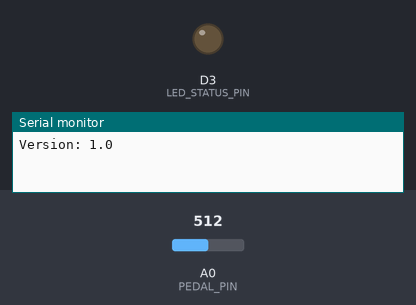
A sketch run on a simulated nRF52 board. Shown: output pins drawn as LEDs (lit = HIGH), the last lines printed to the serial monitor. The inputs (shaded band) are chosen by the test bench; at power-on: A0 (PEDAL_PIN) = 512. A phone connects over Bluetooth LE 3 s after start.

Above: at 1.5 s.
At 6.12 s:
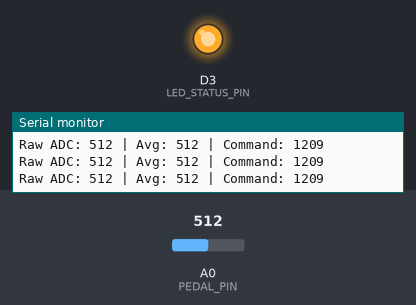
Timing chart, 0 to 7.0 s (numbered marks = the images above):
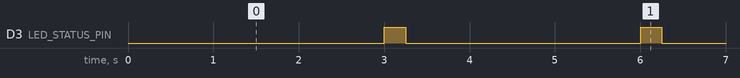

Measured:
- by itself, D3 (LED_STATUS_PIN): alternates HIGH for 0.25 s and LOW for 2.8 s

The sketch:

BLE_Pedal_V1.ino
```cpp
// === BLE_CONTROLLER_PEDAL.ino ===
// Controller Side - Feather nRF52840
// Sends direction/speed commands over BLE to receiver based on pedal input
// Features: moving average filter, BLE UART, BLE config (deadband, scale, calibration), low power mode, nonlinear scaling response, serial debugging output
//0.3 for a super-flat center   0.6 for a snappier feel   1.0 for linear
//1000 = 1.0 (linear) 500 = 0.5 (smoother curve)  1500 = 1.5 (more aggressive curve)


#include <bluefruit.h>
#include <math.h>  // Required for nonlinear response curve


#define APP_VERSION         "1.0"     //build into ble read values
// --- Pin and Timing Definitions ---
#define PEDAL_PIN           A0      // Potentiometer analog input
#define LED_STATUS_PIN      3      // LED pin used to indicate BLE connection status
#define SAMPLES             10      // Number of analog samples for moving average
#define UPDATE_INTERVAL_MS  50      // BLE update interval when active
#define LOWPOWER_INTERVAL_MS 1000   // BLE update interval in low power mode
#define IDLE_TIMEOUT_MS     600000  // Time (10 min) before entering low power mode

// --- BLE Services and Characteristics ---
BLEUart bleuart;                                 // BLE UART communication
BLEService configService = BLEService(0x1234);   // Custom BLE service for config parameters

// Configuration BLE characteristics (using uint16_t for compatibility with nRF Connect)
BLECharacteristic charDeadband = BLECharacteristic("6E400010-B5A3-F393-E0A9-E50E24DCCA99");
BLECharacteristic charScale = BLECharacteristic("6E400011-B5A3-F393-E0A9-E50E24DCCA99");
BLECharacteristic charResponseCurve = BLECharacteristic("6E400012-B5A3-F393-E0A9-E50E24DCCA99");
BLECharacteristic charPedalMin = BLECharacteristic("6E400013-B5A3-F393-E0A9-E50E24DCCA99");
BLECharacteristic charPedalNeutral = BLECharacteristic("6E400014-B5A3-F393-E0A9-E50E24DCCA99");
BLECharacteristic charPedalMax = BLECharacteristic("6E400015-B5A3-F393-E0A9-E50E24DCCA99");

// --- State Variables ---
int samples[SAMPLES];           // Circular buffer for moving average
int sampleIndex = 0;            // Index for circular buffer
unsigned long lastUpdate = 0;   // Timestamp of last BLE update
unsigned long lastActive = 0;   // Timestamp of last non-neutral activity
bool inLowPower = false;        // True if controller is in low power mode
bool connected = false;         // BLE connection status

// --- Configurable Parameters (internal variables) ---
int deadband = 7;               // ADC deviation range for neutral zone
int scale = 1000;               // Sensitivity scale in thousandths (e.g., 1000 = 1.0)
uint16_t responseCurveX1000 = 500;  // default = 0.5
int pedalMin = 387;             // ADC value at full reverse pedal
int pedalNeutral = 434;         // ADC value when pedal is centered
int pedalMax = 481;             // ADC value at full forward pedal

void setup() {
  Serial.begin(115200);
  delay(100);
  Serial.print("Version: ");
  Serial.println(APP_VERSION);
  //delay(100);
  pinMode(PEDAL_PIN, INPUT);
  pinMode(LED_STATUS_PIN, OUTPUT);

  // --- Initialize BLE ---
  Bluefruit.begin();
  Bluefruit.setTxPower(+4); // Set transmit power
  Bluefruit.setName("Scope_Pedal_1");
  Bluefruit.Advertising.addFlags(BLE_GAP_ADV_FLAGS_LE_ONLY_GENERAL_DISC_MODE);
  Bluefruit.Advertising.addName();
  //Bluefruit.Periph.setConnectable(true);
  bleuart.begin();

  // --- Configuration Service & Characteristics ---
  configService.begin();

  // Deadband characteristic (uint16_t)
  charDeadband.setProperties(CHR_PROPS_READ | CHR_PROPS_WRITE);
  charDeadband.setPermission(SECMODE_OPEN, SECMODE_OPEN);
  charDeadband.setFixedLen(sizeof(uint16_t));
  charDeadband.setWriteCallback([](uint16_t, BLECharacteristic*, uint8_t* data, uint16_t len) {
    if (len == sizeof(uint16_t)) {
      uint16_t temp;
      memcpy(&temp, data, sizeof(uint16_t));
      deadband = (int)temp;
    }
  });
  charDeadband.setUserDescriptor("Deadband");
  charDeadband.begin();
  uint16_t deadbandInit = deadband;
  charDeadband.write((uint8_t*)&deadbandInit, sizeof(uint16_t));

  // Scale characteristic (uint16_t x1000)
  charScale.setProperties(CHR_PROPS_READ | CHR_PROPS_WRITE);
  charScale.setPermission(SECMODE_OPEN, SECMODE_OPEN);
  charScale.setFixedLen(sizeof(uint16_t));
  charScale.setWriteCallback([](uint16_t, BLECharacteristic*, uint8_t* data, uint16_t len) {
    if (len == sizeof(uint16_t)) {
      uint16_t temp;
      memcpy(&temp, data, sizeof(uint16_t));
      scale = (int)temp;
    }
  });
  charScale.setUserDescriptor("Scale x1000");
  charScale.begin();
  uint16_t scaleInit = scale;
  charScale.write((uint8_t*)&scaleInit, sizeof(uint16_t));

  //ResponseCurve (uint16_t x1000)
  charResponseCurve.setProperties(CHR_PROPS_READ | CHR_PROPS_WRITE);
  charResponseCurve.setPermission(SECMODE_OPEN, SECMODE_OPEN);
  charResponseCurve.setFixedLen(sizeof(uint16_t));
  charResponseCurve.setWriteCallback([](uint16_t, BLECharacteristic*, uint8_t* data, uint16_t len) {
    if (len == sizeof(uint16_t)) {
      uint16_t temp;
      memcpy(&temp, data, sizeof(uint16_t));
      if (temp >= 100 && temp <= 5000) {  // valid range: 0.1 to 5.0
        responseCurveX1000 = temp;
      }
    }
  });
  charResponseCurve.setUserDescriptor("Response Curve x1000");
  charResponseCurve.begin();
  charResponseCurve.write((uint8_t*)&responseCurveX1000, sizeof(uint16_t));


  // Pedal Min characteristic (uint16_t)
  charPedalMin.setProperties(CHR_PROPS_READ | CHR_PROPS_WRITE);
  charPedalMin.setPermission(SECMODE_OPEN, SECMODE_OPEN);
  charPedalMin.setFixedLen(sizeof(uint16_t));
  charPedalMin.setWriteCallback([](uint16_t, BLECharacteristic*, uint8_t* data, uint16_t len) {
    if (len == sizeof(uint16_t)) {
      uint16_t temp;
      memcpy(&temp, data, sizeof(uint16_t));
      pedalMin = (int)temp;
    }
  });
  charPedalMin.setUserDescriptor("Pedal Min");
  charPedalMin.begin();
  uint16_t pedalMinInit = pedalMin;
  charPedalMin.write((uint8_t*)&pedalMinInit, sizeof(uint16_t));

  // Pedal Neutral characteristic (uint16_t)
  charPedalNeutral.setProperties(CHR_PROPS_READ | CHR_PROPS_WRITE);
  charPedalNeutral.setPermission(SECMODE_OPEN, SECMODE_OPEN);
  charPedalNeutral.setFixedLen(sizeof(uint16_t));
  charPedalNeutral.setWriteCallback([](uint16_t, BLECharacteristic*, uint8_t* data, uint16_t len) {
    if (len == sizeof(uint16_t)) {
      uint16_t temp;
      memcpy(&temp, data, sizeof(uint16_t));
      pedalNeutral = (int)temp;
    }
  });
  charPedalNeutral.setUserDescriptor("Pedal Neutral");
  charPedalNeutral.begin();
  uint16_t pedalNeutralInit = pedalNeutral;
  charPedalNeutral.write((uint8_t*)&pedalNeutralInit, sizeof(uint16_t));

  // Pedal Max characteristic (uint16_t)
  charPedalMax.setProperties(CHR_PROPS_READ | CHR_PROPS_WRITE);
  charPedalMax.setPermission(SECMODE_OPEN, SECMODE_OPEN);
  charPedalMax.setFixedLen(sizeof(uint16_t));
  charPedalMax.setWriteCallback([](uint16_t, BLECharacteristic*, uint8_t* data, uint16_t len) {
    if (len == sizeof(uint16_t)) {
      uint16_t temp;
      memcpy(&temp, data, sizeof(uint16_t));
      pedalMax = (int)temp;
    }
  });
  charPedalMax.setUserDescriptor("Pedal Max");
  charPedalMax.begin();
  uint16_t pedalMaxInit = pedalMax;
  charPedalMax.write((uint8_t*)&pedalMaxInit, sizeof(uint16_t));

  // BLE connection event handlers
  Bluefruit.Periph.setConnectCallback(connect_callback);
  Bluefruit.Periph.setDisconnectCallback(disconnect_callback);

  // Add services to BLE advertising
  Bluefruit.Advertising.addService(bleuart);
  Bluefruit.Advertising.addService(configService);
  Bluefruit.Advertising.start();

  // Initialize moving average buffer
  memset(samples, 0, sizeof(samples));
  lastActive = millis();
}

void loop() {
  unsigned long now = millis();

  // Sample and compute moving average
  int raw = analogRead(PEDAL_PIN);
  samples[sampleIndex++] = raw;
  if (sampleIndex >= SAMPLES) sampleIndex = 0;

  int avg = 0;
  for (int i = 0; i < SAMPLES; i++) avg += samples[i];
  avg /= SAMPLES;

  // Track activity
  int deviation = abs(avg - pedalNeutral);
  if (deviation > deadband) lastActive = now;

  // Determine if a BLE update should be sent
  bool shouldUpdate = (!inLowPower && now - lastUpdate >= UPDATE_INTERVAL_MS) ||
                      (inLowPower && now - lastUpdate >= LOWPOWER_INTERVAL_MS);

  if (shouldUpdate && connected) {
    int16_t command = 0;

    // Map analog input to motor command range with calibration
    int16_t linearOutput = 0;
    if (avg < pedalNeutral - deadband) {
      linearOutput = map(avg, pedalMin, pedalNeutral - deadband, -512, 0);
    } else if (avg > pedalNeutral + deadband) {
      linearOutput = map(avg, pedalNeutral + deadband, pedalMax, 0, 512);
    } else {
      linearOutput = 0;
    }


      // Normalize to [-1.0, 1.0]
    float normalized = linearOutput / 512.0;
    float responseExp = responseCurveX1000 / 1000.0;

    //float curved = normalized * pow(fabs(normalized), 0.5);  // less sharp than x³
    float curved = normalized * pow(fabs(normalized), responseExp);  // less sharp than x³
    if (normalized < 0) curved = -fabs(curved);  // preserve sign

    // 3. Optional: smooth output with exponential filter
    static float filtered = 0;
    float alpha = 0.2;
    // If we're in deadband, instantly zero the filtered output
    if (linearOutput == 0) {
      filtered = 0;
    } else {
      filtered = alpha * curved + (1.0 - alpha) * filtered;
    }


    // 4. Scale final command
    command = (int16_t)(filtered * 512.0 * scale / 1000.0);

    // Send over BLE UART
    bleuart.write((uint8_t*)&command, sizeof(command));

    // Output to serial for debugging
    Serial.print("Raw ADC: ");
    Serial.print(raw);
    Serial.print(" | Avg: ");
    Serial.print(avg);
    Serial.print(" | Command: ");
    Serial.println(command);

    lastUpdate = now;
  }

  // Handle transition to/from low power mode
  if (!inLowPower && (now - lastActive > IDLE_TIMEOUT_MS)) {
    inLowPower = true;
  } else if (inLowPower && (now - lastActive <= IDLE_TIMEOUT_MS)) {
    inLowPower = false;
  }

  // LED blink every 3s when connected
  if (connected) {
    static unsigned long lastBlink = 0;
    if (now - lastBlink > 3000) {
      digitalWrite(LED_STATUS_PIN, HIGH);
      delay(250);
      digitalWrite(LED_STATUS_PIN, LOW);
      lastBlink = now;
    }
  } else {
    digitalWrite(LED_STATUS_PIN, LOW);
  }
}

// --- BLE Connect/Disconnect Handlers ---
void connect_callback(uint16_t conn_handle) {
  connected = true;
}

void disconnect_callback(uint16_t conn_handle, uint8_t reason) {
  connected = false;
  Bluefruit.Advertising.start();
}
```
